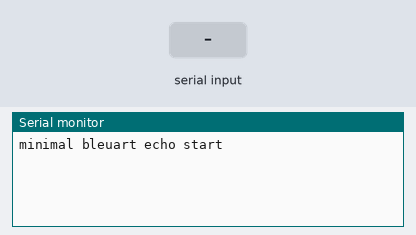
Bench run of a sketch on a simulated nRF52 board. Shown: the last lines printed to the serial monitor. Inputs (shaded band) come from the test bench. A phone connects over Bluetooth LE 3 s after start.

Above: at 1.2 s.
1.3 s: "1" received over the second serial link
At 1.7 s:
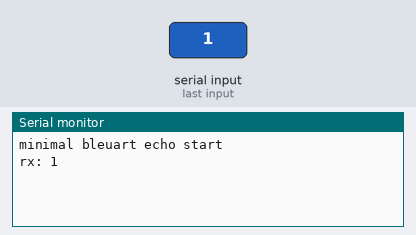
4.3 s: "0" received over the second serial link
At 5.4 s:
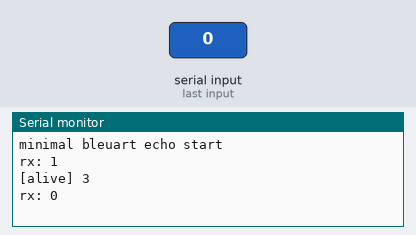
5.8 s: "2" received over the second serial link
At 5.96 s:
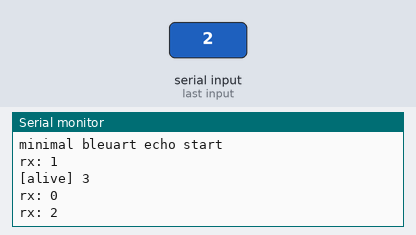
Timing chart, 0 to 8.8 s (numbered marks = the images above; inputs shaded):
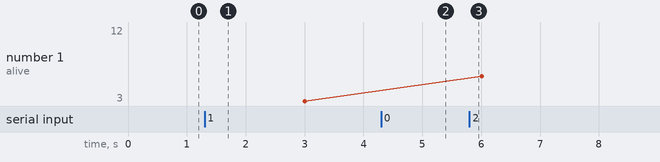

The sketch:

test-bleuart.ino
```cpp
// 최소 재현용: Bluefruit BLEUart 에코 (우리 코드 0%)
// 수신한 바이트를 시리얼에 찍고 그대로 폰에 되돌려준다
#include <bluefruit.h>

BLEUart bleuart;

void setup() {
  Serial.begin(115200);
  for (uint32_t t0 = millis(); !Serial && millis() - t0 < 3000; ) delay(10);
  Serial.println("minimal bleuart echo start");

  Bluefruit.begin();
  Bluefruit.setName("POV-TEST");
  bleuart.begin();
  Bluefruit.Advertising.addFlags(BLE_GAP_ADV_FLAGS_LE_ONLY_GENERAL_DISC_MODE);
  Bluefruit.Advertising.addService(bleuart);
  Bluefruit.ScanResponse.addName();
  Bluefruit.Advertising.restartOnDisconnect(true);
  Bluefruit.Advertising.start(0);
}

void loop() {
  static uint32_t hb = 0;
  if (millis() - hb > 3000) {
    hb = millis();
    Serial.print("[alive] "); Serial.println(millis() / 1000);
  }
  while (bleuart.available()) {
    char c = bleuart.read();
    Serial.print("rx: "); Serial.println(c);
    bleuart.write(c);   // 에코
  }
  delay(5);
}
```

Measured:
- after the input at 1.3 s, the serial monitor: prints a new line at once (image 1)
- after the input at 4.3 s, the serial monitor: prints a new line at once (image 2)
- after the input at 5.8 s, the serial monitor: prints a new line at once (image 3)
